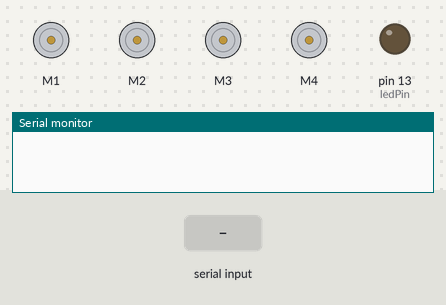
Recording of a sketch running on a simulated Arduino Mega 2560, built with avr-gcc and run on an emulated ATmega2560. Parts: 4 × DC motor (green arrow = forward, orange = backward, longer = faster), output pins drawn as LEDs (lit = HIGH), the last lines printed to the serial monitor. The test bench sets the inputs (shaded band).

Above: at 0.8 s.
0.9 s: "b\n" received over the second serial link
2.4 s: "i\n" received over the second serial link
At 3.6 s:
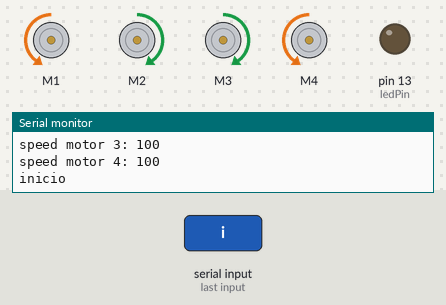
3.9 s: "d\n" received over the second serial link
At 4.3 s:
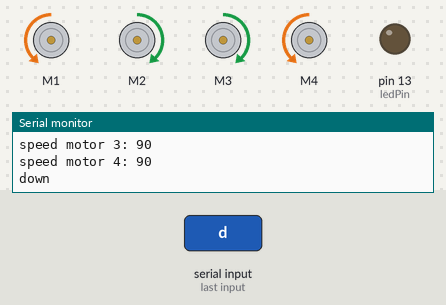
5.4 s: "l\n" received over the second serial link
At 5.9 s:
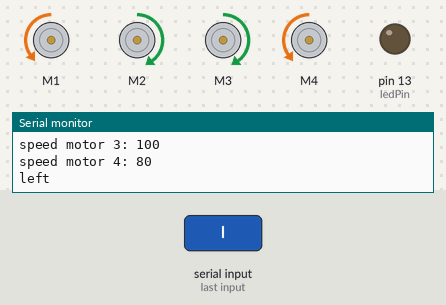
6.9 s: "f\n" received over the second serial link
At 7.5 s:
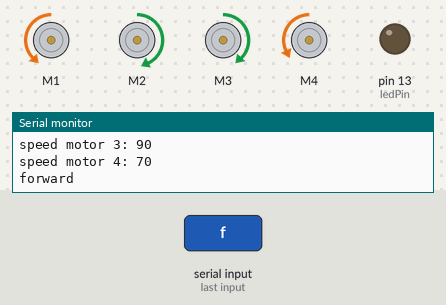
8.4 s: "u\n" received over the second serial link
At 9.3 s:
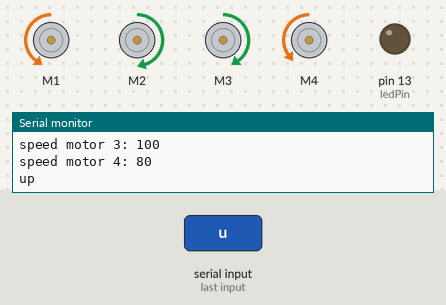
Timing chart, 0 to 10.9 s (numbered marks = the images above; inputs shaded):
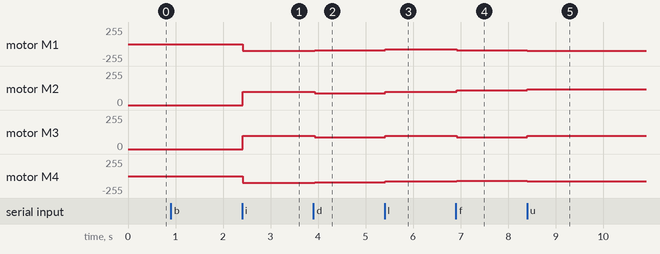

Measured:
- after the input at 2.4 s, motor M1, motor M4: stopped → backward 100/255 at once; motor M2, motor M3: stopped → forward 100/255 at once
- after the input at 3.9 s, motor M1, motor M4: backward 100/255 → backward 90/255 at once; motor M2, motor M3: forward 100/255 → forward 90/255 at once
- after the input at 5.4 s, motor M1, motor M4: backward 90/255 → backward 80/255 at once; motor M2, motor M3: forward 90/255 → forward 100/255 at once
- after the input at 6.9 s, motor M1: backward 80/255 → backward 90/255 at once; motor M2: forward 100/255 → forward 110/255 at once; motor M3: forward 100/255 → forward 90/255 at once; motor M4: backward 80/255 → backward 70/255 at once
- after the input at 8.4 s, motor M1: backward 90/255 → backward 100/255 at once; motor M2: forward 110/255 → forward 120/255 at once; motor M3: forward 90/255 → forward 100/255 at once; motor M4: backward 70/255 → backward 80/255 at once

The sketch:

ArduinoCar.ino
```cpp
#include <MPU6050.h>
#include <Wire.h>
#include <I2Cdev.h>
#include <AFMotor.h>
#include <SoftwareSerial.h>

// D3, D5, D6, D11 <-- Pines para los motores
// D7, D8, D12     <-- Pines para shift register
// D9, D10         <-- Pines para los servos/steppers
const int echoPin = 50;
const int triggerPin = 52;
SoftwareSerial btPort(53,51); // RX, TX (TX DEL MODULO BT,RX DEL MODULO BT)

const int ledPin = 13;

AF_DCMotor MotorFL(1);//A BACKGUARD
AF_DCMotor MotorFR(2);//B
AF_DCMotor MotorRL(3);//B
AF_DCMotor MotorRR(4);//A

int speedFL = 100;
int speedFR = 100;
int speedRL = 100;
int speedRR = 100;
int param = 10;
int serialSpeed = 9600;
int bluetoothControl = 0;
int floorDistance = 0;

void setup()
{
  Serial.begin(serialSpeed);           // set up Serial library at 9600 bps
  btPort.begin(serialSpeed);

  pinMode(ledPin, OUTPUT);
  pinMode(triggerPin, OUTPUT);
  pinMode(echoPin, INPUT);

  MotorFL.run(RELEASE);
  MotorFR.run(RELEASE);
  MotorRL.run(RELEASE);
  MotorRR.run(RELEASE);

  while(!btPort.available())
  {
  }

  if(btPort.available())
  {
      char c = btPort.read();

      while ( c != '\n')//Hasta que el character sea intro
      {
        if(c == 'b' && !bluetoothControl)
        {
          bluetoothControl = 1;
        }else
        {
          delay(25);
          c = btPort.read();
        }
      }

    Serial.print("flag control bt: ");
    Serial.println(bluetoothControl);

    btPort.println("BT activado");
  }

}

void loop()
{
  char option = 'z';

  //Control por bluetooth
  if(bluetoothControl)
  {

    delay(30);

    while(btPort.available())
    {
      option=btPort.read();
      if(option == 's')
      {
        speedFL = 0;
        speedFR = 0;
        speedRL = 0;
        speedRR = 0;

        restart();

        MotorFL.run(RELEASE);
        MotorFR.run(RELEASE);
        MotorRL.run(RELEASE);
        MotorRR.run(RELEASE);

        Serial.println("Stop");
        btPort.println("Stop");
      }else if(option == 'i')
      {
        MotorFL.run(BACKWARD);
        MotorFR.run(FORWARD);
        MotorRL.run(FORWARD);
        MotorRR.run(BACKWARD);

        speedFL = 100;
        speedFR = 100;
        speedRL = 100;
        speedRR = 100;

        restart();
        Serial.println("inicio");
        btPort.println("start");
      }else if(option == 'r')
      {
        restart();
        Serial.println("restart");
        btPort.println("restart");
      }else if(option=='u')
      {
        up(param);
        Serial.println("up");
        btPort.println("up");
      }else if(option=='d')
      {
        down(param);
        Serial.println("down");
        btPort.println("down");
      }else if(option=='l')
      {
        left(param);
        Serial.println("left");
        btPort.println("left");
      }else if(option=='r')
      {
        right(param);
        Serial.println("right");
        btPort.println("right");
      }else if(option=='f')
      {
        forward(param);
        Serial.println("forward");
        btPort.println("forward");
      }else if(option=='k')
      {
        back(param);
        Serial.println("back");
        btPort.println("back");
      }
    }
  }else
  {
    //TODO:
    floorDistance = ping(triggerPin, echoPin);
    Serial.print("Distancia: ");
    Serial.println(floorDistance);

    //Control de choque con el sensor de ultrasonido
    if(floorDistance <= 10)
    {
      up(param);
    }
  }
}

int ping(int triggerPin, int echoPin)
{
  long duration, distanceCm;

  digitalWrite(triggerPin, LOW);  //para generar un pulso limpio ponemos a LOW 4us
  delayMicroseconds(4);
  digitalWrite(triggerPin, HIGH);  //generamos Trigger (disparo) de 10us
  delayMicroseconds(10);
  digitalWrite(triggerPin, LOW);

  duration = pulseIn(echoPin, HIGH);  //medimos el tiempo entre pulsos, en microsegundos

  distanceCm = duration * 10 / 292/ 2;   //convertimos a distancia, en cm
  return distanceCm;
}

void restart()
{
    int average = speedFL + speedRL + speedRL + speedRR;

    speedFL = average / 4;
    speedRL = average / 4;
    speedFR = average / 4;
    speedRR = average / 4;

    updateSpeed();
}

void up(int num)
{
    speedFL +=num;
    speedRL +=num;
    speedFR +=num;
    speedRR +=num;

    updateSpeed();
}

void down(int num)
{
    speedFL -=num;
    speedRL -=num;
    speedFR -=num;
    speedRR -=num;

    updateSpeed();
}

void left(int num)
{
    speedFL -=num;
    speedRL -=num;
    speedFR +=num;
    speedRR +=num;

    updateSpeed();
}

void right(int num)
{
    speedFL +=num;
    speedRL +=num;
    speedFR -=num;
    speedRR -=num;

    updateSpeed();
}

void forward(int num)
{
    speedFL -=num;
    speedRL +=num;
    speedFR -=num;
    speedRR +=num;

    updateSpeed();
}

void back(int num)
{
    speedFL +=num;
    speedRL -=num;
    speedFR +=num;
    speedRR -=num;

    updateSpeed();
}

void updateSpeed()
{
   if(speedRL > 0 && speedRL < 255)
   {
     MotorFL.setSpeed(speedRL);
   }
   if(speedRR > 0 && speedRR < 255)
   {
     MotorFR.setSpeed(speedRR);
   }
   if(speedFR > 0 && speedFR < 255)
   {
     MotorRL.setSpeed(speedFR);
   }
   if(speedFL > 0 && speedFL < 255)
   {
     MotorRR.setSpeed(speedFL);
   }

   Serial.print("speed motor 1: ");
   Serial.println(speedRL);

   Serial.print("speed motor 2: ");
   Serial.println(speedRR);

   Serial.print("speed motor 3: ");
   Serial.println(speedFR);

   Serial.print("speed motor 4: ");
   Serial.println(speedFL);

   btPort.print("speed motor 1: ");
   btPort.println(speedRL);

   btPort.print("speed motor 2: ");
   btPort.println(speedRR);

   btPort.print("speed motor 3: ");
   btPort.println(speedFR);

   btPort.print("speed motor 4: ");
   btPort.println(speedFL);
}
```
